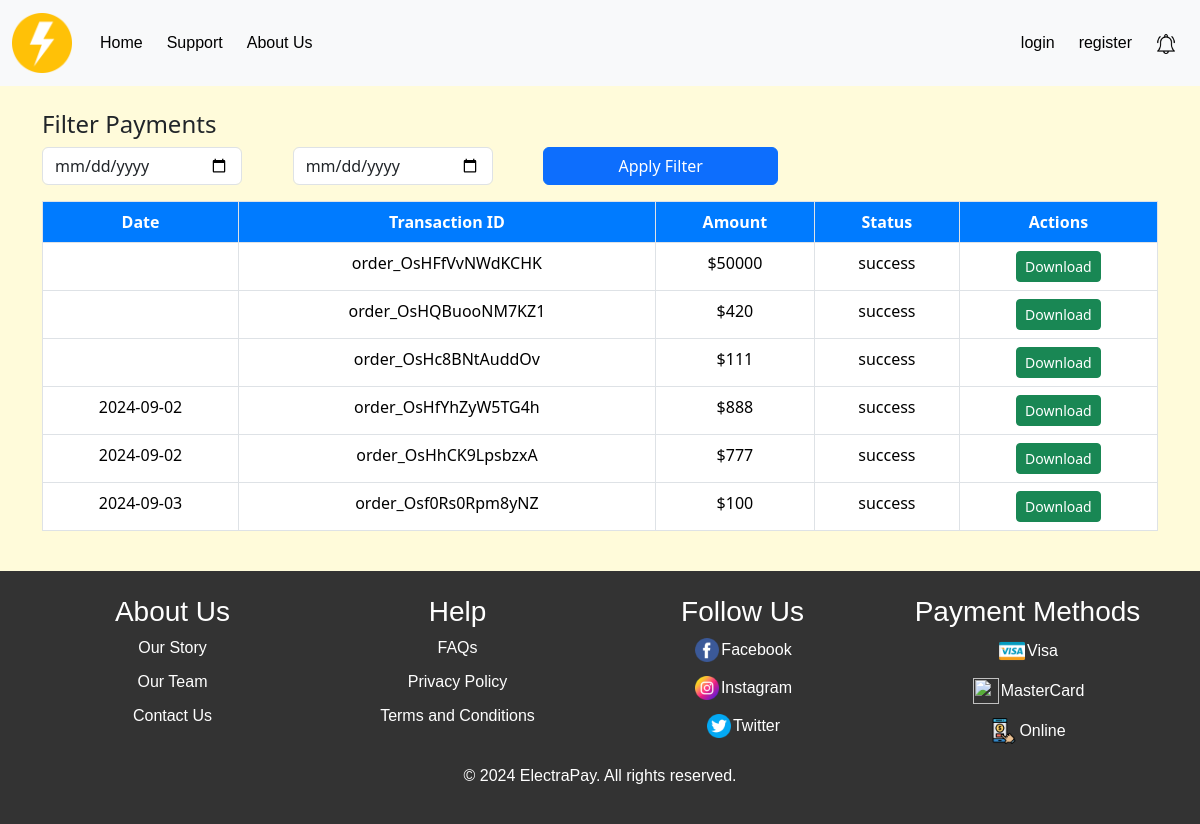
The app's page /payment_filter/ with its own data.
### app_electricity/models.py (models this page shows, shortened)
class Payment_history(models.Model):
    user = models.ForeignKey(user,on_delete=models.CASCADE,blank=True,null=True)
    payment_order = models.CharField(max_length=60,blank=True,null=True)
    amount = models.IntegerField()
    date = models.DateTimeField(blank=True,null=True)
    status = models.CharField(choices=choice,max_length=60,null=True,blank=True)

### app_electricity/views.py (the view)
# urls.py: path('payment_filter/', views.payment_filter, name="payment_filter"),
def payment_filter(request):
    start_date = request.GET.get("start_date")
    end_date = request.GET.get("end_date")
    if start_date and end_date:
        try:
            start_date = datetime.strptime(start_date,'%Y-%m-%d').date()
            end_date = datetime.strptime(end_date,'%Y-%m-%d').date() + timedelta(days=1)
            get_payment_history = Payment_history.objects.filter(date__range=[start_date,end_date])
        except ValueError:
            get_payment_history = Payment_history.objects.none()
    else:
        get_payment_history = Payment_history.objects.all()
    return render(request,"payment_history.html",{"get_payment_history":get_payment_history})

### app_electricity/templates/payment_history.html
{% extends 'index.html' %}
{% load static %}
{% block content %}
    <div class="container my-4">
        <div class="row mb-3">
            <div class="col-md-8">
                <h4>Filter Payments</h4>
                <form id="filter-form" class="row g-3" action="{% url 'payment_filter' %}" method="GET">
                    <div class="col-lg-4 col-md-6 col-sm-12">
                        <input type="date" id="start-date" class="form-control Phistory-form-control" placeholder="Start Date" name="start_date">
                    </div>
                    <div class="col-lg-4 col-md-6 col-sm-12">
                        <input type="date" id="end-date" class="form-control Phistory-form-control " placeholder="End Date" name="end_date">
                    </div>
                    <div class="col-lg-4 col-md-12 col-sm-12">
                        <button type="submit" class="btn btn-primary Phistory-btn-primary w-100">Apply Filter</button>
                    </div>
                </form>
            </div>
        </div>
        <div class="table-responsive">
            <table class="table table-bordered table-hover Phistory-table">
                <thead class="thead-dark">
                    <tr>
                        <th>Date</th>
                        <th>Transaction ID</th>
                        <th>Amount</th>
                        <th>Status</th>
                        <th>Actions</th>
                    </tr>
                </thead>
                <tbody id="payment-history">
                    {% for i in get_payment_history %}
                    <tr>
                        <td>{{i.date|date:"Y-m-d"}}</td>
                        <td>{{i.payment_order}}</td>
                        <td>${{i.amount}}</td>
                        <td>{{i.status}}</td>
                        <td>
                            <a href="{% url 'download_bill' i.id %}" class="btn btn-success btn-sm">Download</a>
                        </td>
                    </tr>
                    {% endfor %}
                </tbody>
            </table>
        </div>
    </div>
{% endblock %}

### app_electricity/static/assets/css/style.css (style rules this page uses)
.body { background-color: #fffbda; }
.Phistory-table thead th { background-color: #007bff; color: white; }
.Phistory-table td, .Phistory-table th { text-align: center; }
.Phistory-form-control { max-width: 200px; }
.Phistory-btn-primary { background-color: #007bff; border-color: #007bff; }

### records on screen
Payment_history: payment_order "order_OsHFfVvNWdKCHK", amount "50000", status "success"
Payment_history: payment_order "order_OsHQBuooNM7KZ1", amount "420", status "success"
Payment_history: payment_order "order_OsHc8BNtAuddOv", amount "111", status "success"
Payment_history: date "2024-09-02", payment_order "order_OsHfYhZyW5TG4h", amount "888", status "success"
Payment_history: date "2024-09-02", payment_order "order_OsHhCK9LpsbzxA", amount "777", status "success"
Payment_history: date "2024-09-03", payment_order "order_Osf0Rs0Rpm8yNZ", amount "100", status "success"
